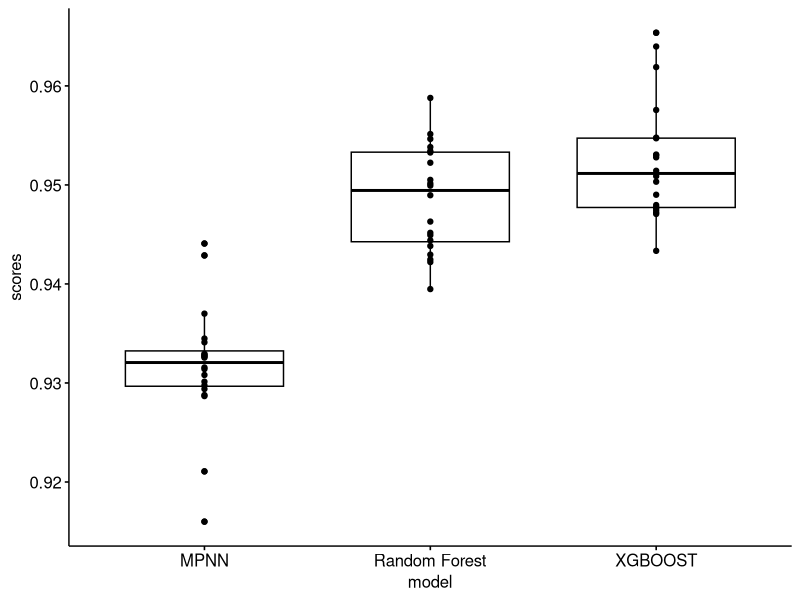

Write the R code that produced this figure.
library(magrittr) # needs to be run every time you start R and want to use %>%

library(dplyr)    # alternatively, this also loads %>%

library(tidyverse)

library(ggpubr)

library(rstatix)



runs = 20;

id = 1:(runs*3) # we have 20 scores in total for each model - we are focusing on 3 models in this script

#model = c(rep("mod_1",runs), rep("mod_2",runs), rep("mod_3",runs), rep("mod_4",runs), rep("mod_5",runs), #rep("mod_6",runs))

model = c(rep("MPNN",runs), rep("Random Forest",runs), rep("XGBOOST",runs))

method_1_scores = c(0.8644184445973847,0.8506363027461487,0.8565656565656566,0.8728755948334467,0.8732970027247956,0.8457300275482094,0.8631436314363143,0.8748317631224765,0.8418891170431211,0.8640973630831643,0.854631507775524,0.8544726301735648,0.8598256203890007,0.8679245283018868,0.8571428571428572,0.8619756427604872,0.859069453809845,0.8654104979811574,0.8671140939597316,0.8654496281271129)

method_2_scores = c(0.9329488103821196,0.9210716871832005,0.944081336238199,0.9315673289183224,0.9325598259608411,0.9370021723388848,0.9297610427226647,0.9314079422382672,0.9344852411807055,0.9287790697674418,0.9301310043668122,0.9293948126801151,0.9327548806941431,0.9286754002911207,0.9308084486525855,0.9341057204923968,0.9328571428571429,0.9428778018799711,0.9326574945691528,0.9159970781592404)

method_3_scores = c(0.9042769857433808,0.8932698844323591,0.9040540540540539,0.9062499999999999,0.8960863697705803,0.9110957960027567,0.9023066485753053,0.9008042895442359,0.8942436412315931,0.901023890784983,0.9082256968048946,0.8873904248145651,0.9018280297901151,0.9073569482288828,0.9053055742108798,0.9130434782608696,0.900473933649289,0.9076086956521738,0.8926174496644296,0.896969696969697)


method_4_scores = c(0.9534206695778749,0.9522409992652462,0.9444043321299639,0.942461762563729,0.9489575844716033,0.9538239538239538,0.9499263622974963,0.9429602888086642,0.9587852494577006,0.955137481910275,0.944927536231884,0.9501466275659824,0.950509461426492,0.9394812680115273,0.9438366156090445,0.942209217264082,0.9546436285097192,0.9532710280373833,0.9451659451659452,0.946298984034833)

method_5_scores = c(0.9490084985835693,0.9472182596291013,0.9653679653679654,0.9514285714285714,0.9477401129943503,0.9508896797153026,0.9575671852899575,0.9470672389127324,0.9530685920577617,0.9474431818181818,0.9547088425593099,0.9527836504580691,0.9618979151689433,0.9503239740820734,0.952991452991453,0.9479686386315039,0.9433427762039659,0.9547738693467337,0.9476702508960574,0.9639769452449567)

method_6_scores = c(0.7227513227513228,0.726304579339723,0.7278514588859417,0.7235169491525424,0.7306866952789699,0.7328,0.7334410339256866,0.7215189873417722,0.7258235919234856,0.7213983050847457,0.724960254372019,0.7293112653497063,0.7279489904357067,0.7223691168693812,0.7287319422150883,0.7257294429708224,0.7277570591369206,0.7303790710090763,0.7245604688332444,0.7229551451187336)

#scores = c(method_1_scores[1:runs], method_2_scores[1:runs], method_3_scores[1:runs], method_4_scores[1:runs], method_5_scores[1:runs], method_6_scores[1:runs])

scores = c(method_2_scores[1:runs], method_4_scores[1:runs], method_5_scores[1:runs])

model

scores



results = data.frame(id, model, scores)

#final model

results



# Pairwise comparisons

pwc <- results %>%

  pairwise_t_test(

    scores ~ model, paired = TRUE,

    p.adjust.method = "bonferroni"

    )

pwc





# Visualization: box plots with p-values

pwc <- pwc %>% add_xy_position(x = "models")

ggboxplot(results, x = "model", y = "scores", add = "point") +

  stat_pvalue_manual(pwc)
